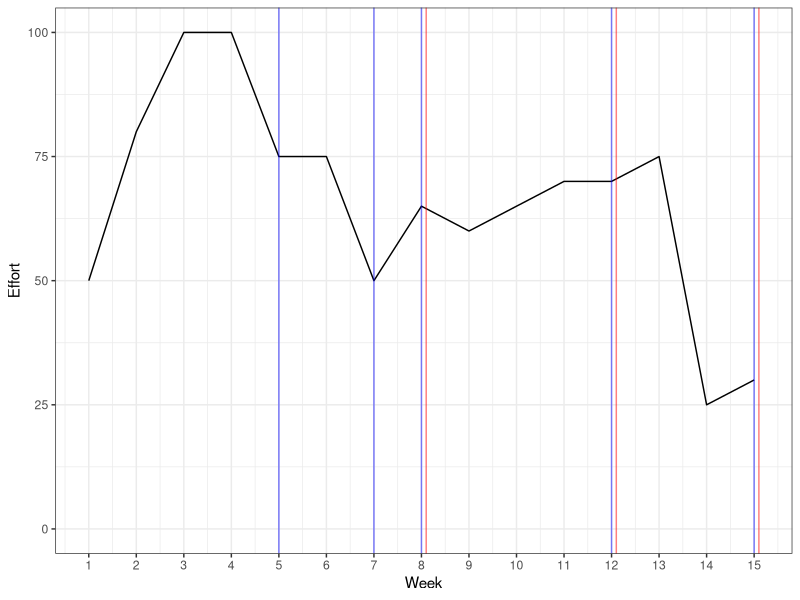
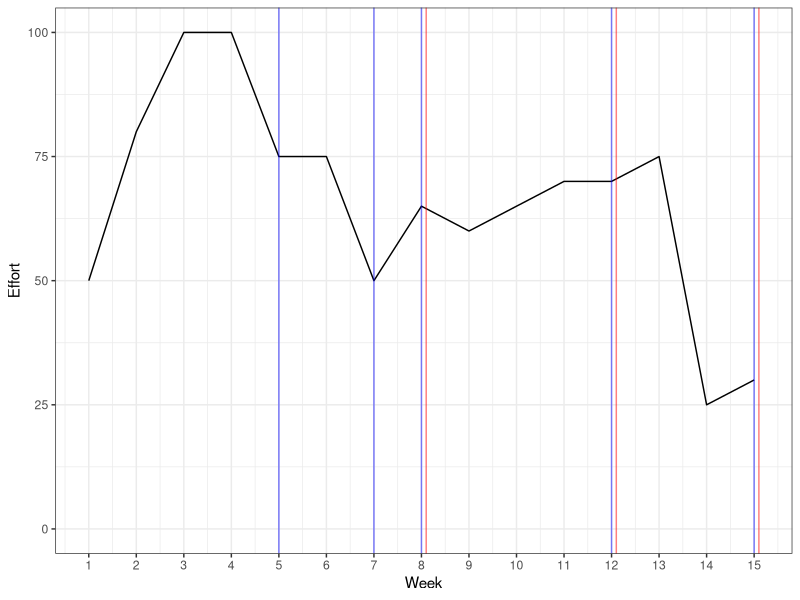

Write R code to recreate these figures, in order.
dat <- data.frame(week = seq(1,15),
                  effort = c(50,80,100,100,75,75,50,65,60,65,70,70,75,25,30))

library(ggplot2)
ggplot(dat, aes(week, effort)) + geom_line() + 
  geom_vline(xintercept = 5, col = "blue", alpha = 0.5) +
  geom_vline(xintercept = 7, col = "blue", alpha = 0.5) +
  geom_vline(xintercept = 8, col = "blue", alpha = 0.5) +
  geom_vline(xintercept = 8.1, col = "red", alpha = 0.5) +
  geom_vline(xintercept = 12, col = "blue", alpha = 0.5) +
  geom_vline(xintercept = 12.1, col = "red", alpha = 0.5) +
  geom_vline(xintercept = 15, col = "blue", alpha = 0.5) +
  geom_vline(xintercept = 15.1, col = "red", alpha = 0.5) +
  xlab("Week") + ylab("Effort") + 
  ylim(0,100) + 
  scale_x_continuous(breaks = seq(1,15)) +
  theme_bw()
ggsave("course_effort.pdf", last_plot(), height = 3, width = 7.5)
